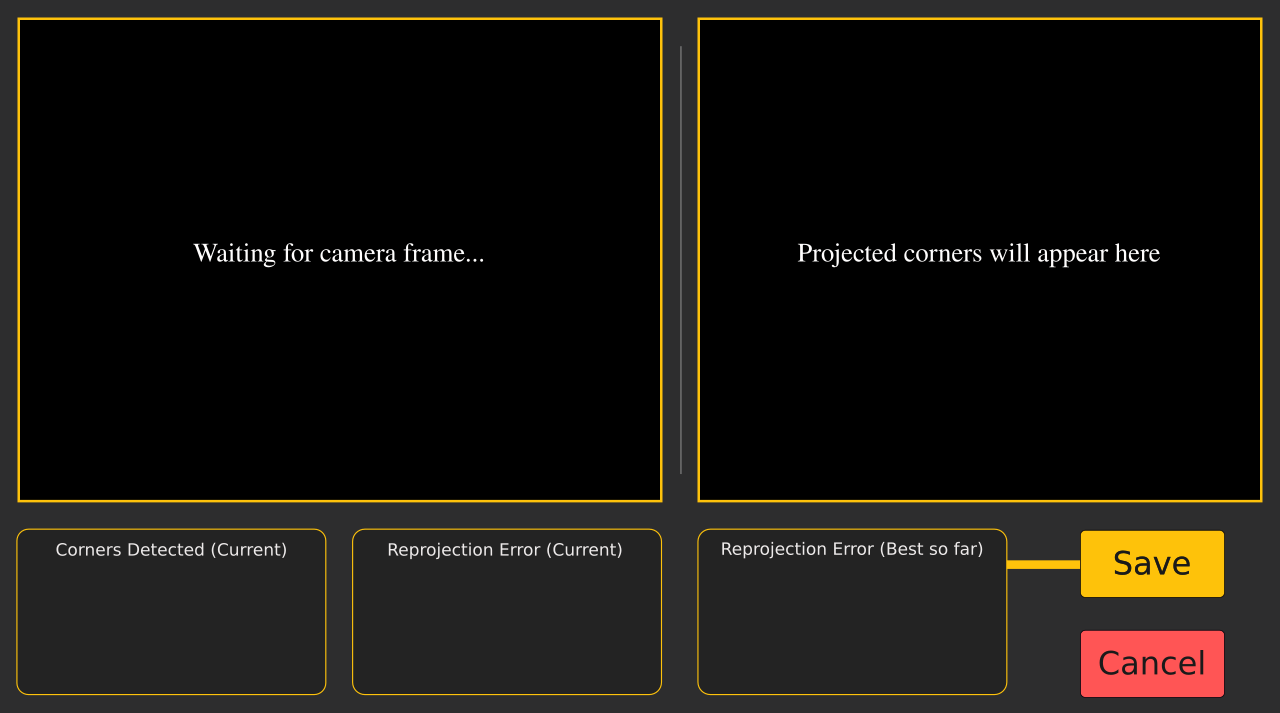
#> input picture src/dt_computer_vision/camera/calibration/extrinsics/assets/gui_active.png, 1280 x 713 px
$ python rendering.py
#> lines starting #> are read from the running program, lines starting #| are printed output that depends on the picture
import os
from typing import List, Tuple, Optional, Union

import numpy as np
import cv2

from dt_computer_vision.ground_projection.types import GroundPoint
from .boards import CalibrationBoard
from ... import BGRImage, Pixel

from dt_computer_vision.ground_projection.rendering import draw_grid_image, robot_to_image_frame

assets_dir: str = os.path.abspath(os.path.join(os.path.dirname(__file__), "assets"))
gui_active_background_image_fpath: str = os.path.join(assets_dir, "gui_active.png")
gui_active_background_image: BGRImage = cv2.imread(gui_active_background_image_fpath)
#> gui_active_background_image is the input picture: shape (713, 1280, 3); mean B, G, R 15.9, 20.5, 23.7
gui_inactive_background_image_fpath: str = os.path.join(assets_dir, "gui_inactive.png")
gui_inactive_background_image: BGRImage = cv2.imread(gui_inactive_background_image_fpath)
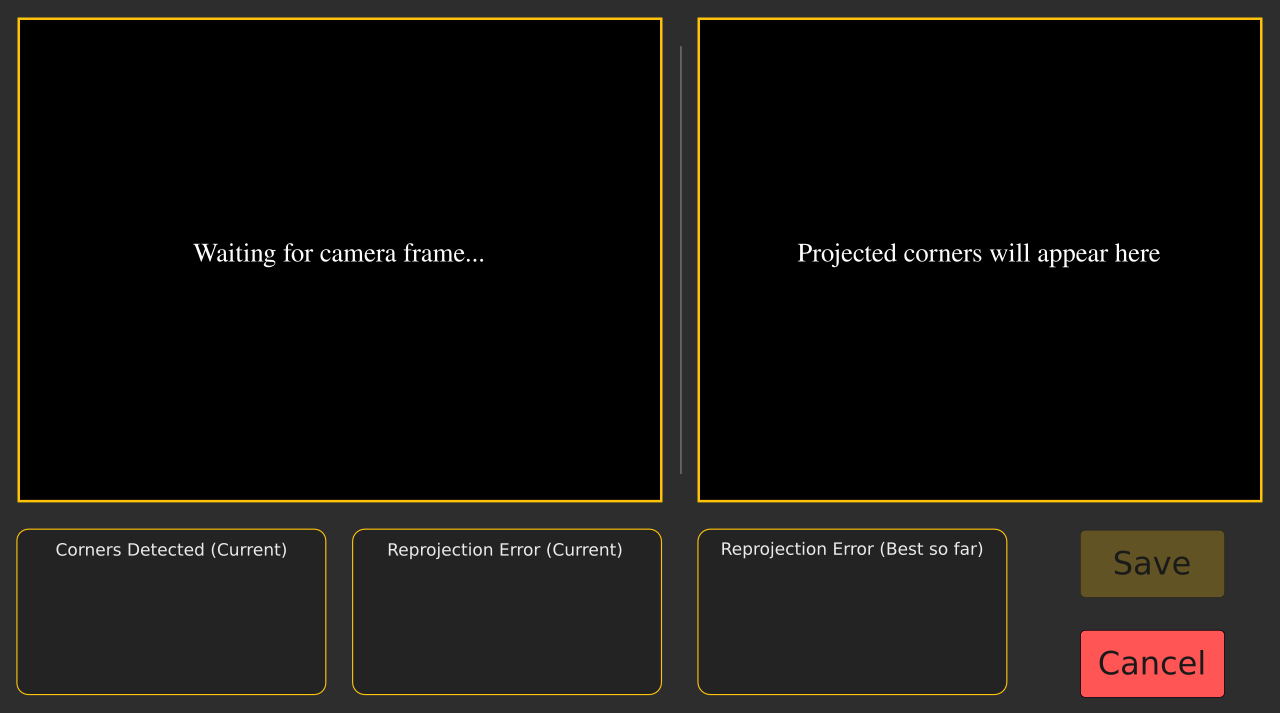
#> input picture src/dt_computer_vision/camera/calibration/extrinsics/assets/gui_inactive.png, 1280 x 713 px
#> gui_inactive_background_image is the input picture: shape (713, 1280, 3); mean B, G, R 16.2, 19.3, 22.1
validation_gui_active_background_image_fpath: str = os.path.join(assets_dir, "validation_gui.png")
validation_gui_active_background_image: BGRImage = cv2.imread(validation_gui_active_background_image_fpath)
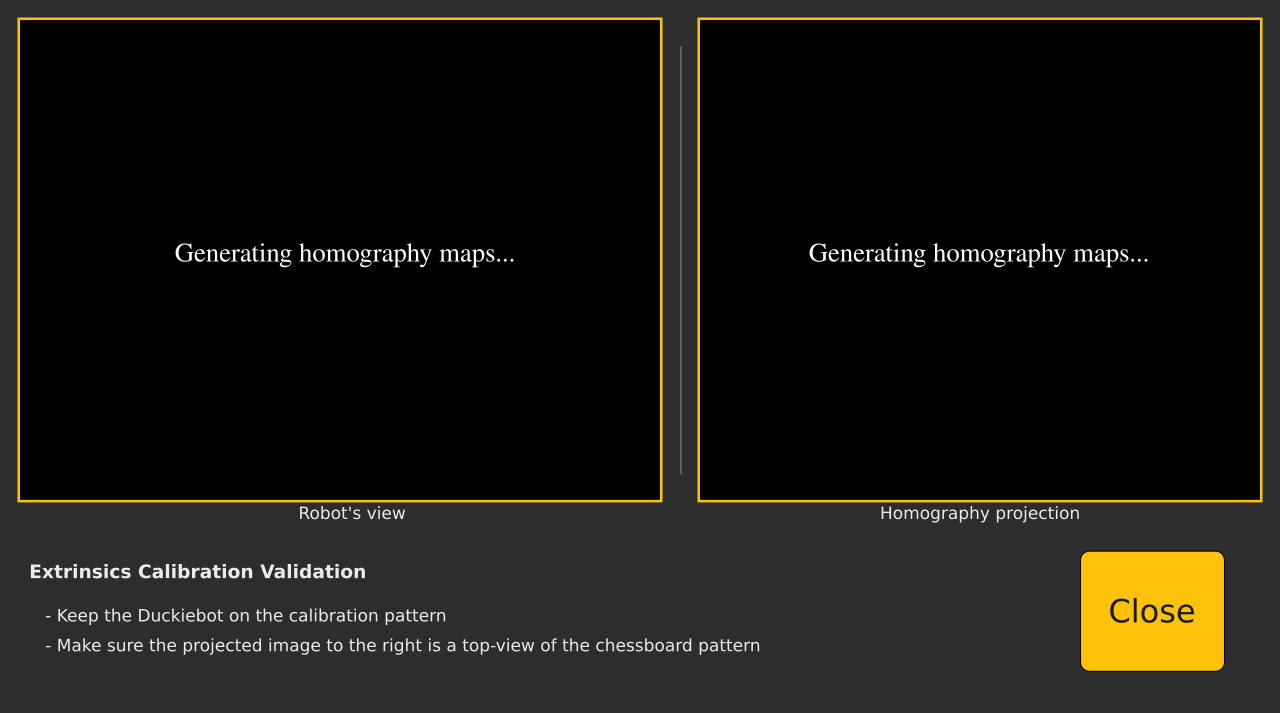
#> input picture src/dt_computer_vision/camera/calibration/extrinsics/assets/validation_gui.png, 1280 x 713 px
#> validation_gui_active_background_image is the input picture: shape (713, 1280, 3); mean B, G, R 18.2, 23.3, 25.1

GUI_LEFT_IMAGE_ROI = (20, 20, 640, 480)
GUI_RIGHT_IMAGE_ROI = (700, 20, 560, 480)
GUI_BOX1_ROI = (20, 575, 300, 95)
GUI_BOX2_ROI = (355, 575, 300, 95)
GUI_BOX3_ROI = (700, 575, 300, 95)

GUI_BTN1_ROI = (1080, 630, 145, 68)
GUI_BTN2_ROI = (1080, 530, 145, 68)

VALIDATION_GUI_LEFT_IMAGE_ROI = (20, 20, 640, 480)
VALIDATION_GUI_RIGHT_IMAGE_ROI = (700, 20, 560, 480)
VALIDATION_GUI_BTN1_ROI = (1080, 550, 145, 120)

GUI_SIZE: Tuple[int, int] = gui_active_background_image.shape[:2][::-1]
#> GUI_SIZE = (1280, 713)

GRID_SIZE: int = 2
# dimension in meters of each cell
RESOLUTION: float = 0.1
# how often (number of cells) do we draw a tick with the value
TICKS_EVERY: int = 1
# everything here is calibrated for a 1000x1000 image
SCALE: int = 1000
S_PADDING: int = 60
S_GRID_THICKNESS: int = 1
S_FONT_SIZE: int = 2
S_FONT_THICKNESS: int = 2


# [192 lines left out: functions draw_corners, draw_gui, top_view_projected_corners, draw_validation_gui, not called in this run]
